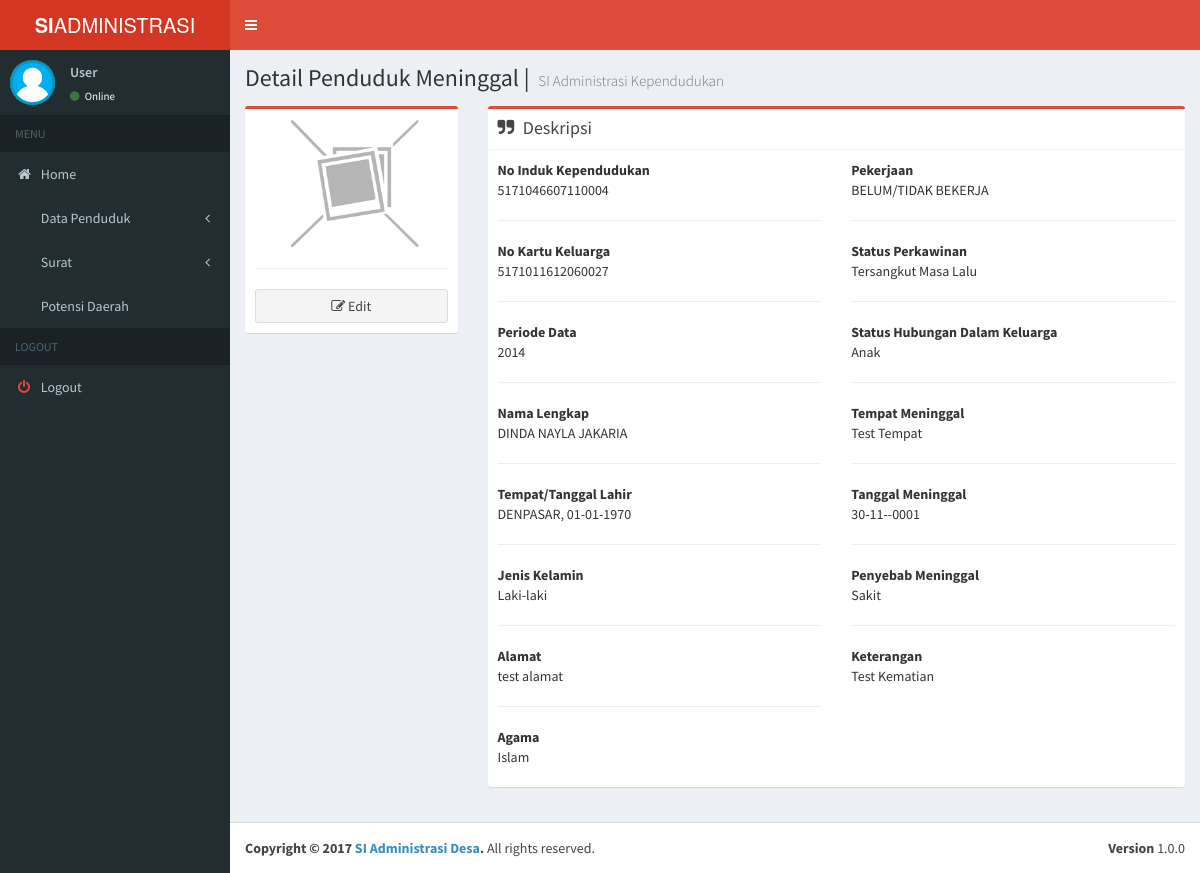
The app's page /index.php/kematian/detail/1 with its own data.
### tables this page shows
CREATE TABLE `t_kematian` (
  `id_kematian` int(11) NOT NULL,
  `id_penduduk` int(11) DEFAULT NULL,
  `tempat_meninggal` varchar(100) DEFAULT NULL,
  `tgl_meninggal` date DEFAULT NULL,
  `penyebab` varchar(255) DEFAULT NULL,
  `keterangan` varchar(255) DEFAULT NULL,
  `created_by` int(11) NOT NULL,
  `created_at` timestamp NOT NULL DEFAULT CURRENT_TIMESTAMP,
  `updated_by` int(11) NOT NULL,
  `updated_at` timestamp NOT NULL DEFAULT '0000-00-00 00:00:00' ON UPDATE CURRENT_TIMESTAMP,
  `status` tinyint(4) NOT NULL DEFAULT '1'
);

CREATE TABLE `t_penduduk` (
  `id_penduduk` int(11) NOT NULL,
  `periode_data` varchar(4) DEFAULT NULL,
  `no_kk` varchar(20) DEFAULT NULL,
  `status_kk` int(11) DEFAULT NULL,
  `nik` varchar(20) DEFAULT NULL,
  `nama` varchar(100) DEFAULT NULL,
  `tempat_lahir` varchar(50) DEFAULT NULL,
  `tgl_lahir` date DEFAULT NULL,
  `jk` tinyint(4) DEFAULT NULL,
  `alamat_saat_ini` varchar(255) DEFAULT NULL,
  `id_agama` int(11) DEFAULT NULL,
  `id_pendidikan` int(11) DEFAULT NULL,
  `pekerjaan` varchar(100) DEFAULT NULL,
  `telepon` varchar(20) DEFAULT NULL,
  `status_kawin` tinyint(4) DEFAULT NULL,
  `nama_ibu` varchar(100) DEFAULT NULL,
  `nama_ayah` varchar(100) DEFAULT NULL,
  `kewarganegaraan` varchar(20) DEFAULT NULL,
  `status_kependudukan` int(11) DEFAULT NULL COMMENT 'penduduk asli, pendatang, pindah, meninggal',
  `foto` varchar(255) DEFAULT NULL,
  `created_by` int(11) NOT NULL,
  `created_at` timestamp NOT NULL DEFAULT CURRENT_TIMESTAMP,
  `updated_by` int(11) NOT NULL,
  `updated_at` timestamp NOT NULL DEFAULT '0000-00-00 00:00:00' ON UPDATE CURRENT_TIMESTAMP,
  `status` tinyint(4) NOT NULL DEFAULT '1'
);

CREATE TABLE `m_agama` (
  `id_agama` int(11) NOT NULL,
  `agama` varchar(20) DEFAULT NULL,
  `status` tinyint(4) DEFAULT NULL
);

CREATE TABLE `m_status_kawin` (
  `id_status_kawin` int(11) NOT NULL,
  `status_kawin` varchar(20) NOT NULL,
  `status` tinyint(4) NOT NULL DEFAULT '1'
);

CREATE TABLE `m_shdk` (
  `id_shdk` int(11) NOT NULL,
  `shdk` varchar(50) DEFAULT NULL,
  `status` tinyint(4) DEFAULT NULL
);

### application/controllers/Kematian.php (called while the page is built, shortened)
<?php
class Kematian extends CI_Controller {
	function __construct()
	{
		$this->load->model('kematian_model', 'kematian', true);
		$this->load->model('penduduk_model', 'penduduk', true);
	}
	public function detail($id)
	{
		$data['data'] = $this->kematian->getdetailkematian($id);
		$data['body'] = $this->load->view('detail_kematian', $data, true);
		$this->load->view('template', $data);
	}
}

### index.php (called while the page is built, shortened)
<?php
require_once BASEPATH.'core/CodeIgniter.php';

### application/models/Kematian_model.php (called while the page is built, shortened)
<?php
class Kematian_model extends CI_Model {
	public function getdetailkematian($id)
	{
		$query = $this->db->query('select k.*,
			p.nama as nama_penduduk, p.nik as nik, p.no_kk, p.pekerjaan, p.periode_data as periode_data, p.foto as foto, p.tgl_lahir, p.tempat_lahir, p.jk, p.alamat_saat_ini, p.status_kk, p.id_agama, p.id_pendidikan, p.telepon, p.status_kawin, p.status_kependudukan, p.kewarganegaraan, p.nama_ayah, p.nama_ibu,
			s.shdk as status_keluarga,
			a.agama,
			pt.pend_akhir as pendidikan,
			sk.status_kawin as status_perkawinan,
			skp.status_kependudukan as status_penduduk
			from t_kematian k
			inner join t_penduduk p on p.id_penduduk=k.id_penduduk
			inner join m_shdk s on s.id_shdk=p.status_kk
			inner join m_agama a on a.id_agama=p.id_agama
			inner join m_pendidikan_terakhir as pt on pt.id_pendidikan=p.id_pendidikan
			left join m_status_kawin as sk on sk.id_status_kawin=p.status_kawin
			left join m_status_kependudukan as skp on skp.id_status_kependudukan=p.status_kependudukan
			where k.status <> 0 and id_kematian='.$id);
		if($query->num_rows() == 1)
		{
			return $query->result();
		}
		else
		{
			return false;
		}
	}
}

### application/views/detail_kematian.php (the view, shortened to what this page needs)
<div class="content-wrapper">
  <section class="content-header">
    <h1>
      Detail Penduduk Meninggal |
      <small>SI Administrasi Kependudukan</small>
    </h1>
  </section>
    <section class="content">
      <div class="row">
      <?php
        if(is_object($data) || is_array($data)) :
          foreach ($data as $row) :
      ?>
        <div class="col-md-3">
          <div class="box box-danger">
            <div class="box-body box-profile">
              <img style="margin: 0 auto;" class="img-responsive"
              <?php
                if(is_null($row->foto) || $row->foto=="") :
              ?>
              src="<?=base_url()?>assets/dist/img/no-image.jpg"
              <?php
                else:
              ?>
              src="<?=base_url()?>assets/img/fotopenduduk/<?=$row->foto?>"
              <?php
                endif;
              ?>
              alt="Program Picture">
              <hr/>
              <button type="button" class="btn btn-default btn-block" onClick="window.location.href='<?=site_url('kematian/edit/'.$row->id_kematian)?>'">
                <i class="fa fa-edit"></i> Edit
              </button>
            </div>
          </div>
        </div>
        <div class="col-md-9">
          <div class="box box-danger">
            <div class="box-header with-border">
              <h3 class="box-title"><i class="fa fa-quote-right margin-r-5"></i> Deskripsi</h3>
            </div>
            <div class="box-body">
              <div class="row">
                <div class="col-md-6">
                  <strong>No Induk Kependudukan</strong>
                  <p><?=$row->nik?></p>
                  <hr/>
                  <strong>No Kartu Keluarga</strong>
                  <p><?=$row->no_kk?></p>
                  <hr/>
                  <strong>Periode Data</strong>
                  <p><?=$row->periode_data?></p>
                  <hr/>
                  <strong>Nama Lengkap</strong>
                  <p><?=$row->nama_penduduk?></p>
                  <hr/>
                  <strong>Tempat/Tanggal Lahir</strong>
                  <p>
                    <?php
                      $date=date_create($row->tgl_lahir);
                      $newdate=date_format($date,"d-m-Y");
                      echo $row->tempat_lahir . ", " . $newdate;
                    ?>
                  </p>
                  <hr/>
                  <strong>Jenis Kelamin</strong>
                  <p>
                    <?php
                      if($row->jk == 1) :
                        echo "Laki-laki";
                      else:
                        echo "Perempuan";
                      endif;
                    ?>
                  </p>
                  <hr/>
                  <strong>Alamat</strong>
                  <p>
                    <?php
                      if(is_null($row->alamat_saat_ini) || $row->alamat_saat_ini=="") :
                        echo "-";
                      else:
                        echo $row->alamat_saat_ini;
                      endif;
                    ?>
                  </p>
                  <hr/>
                  <strong>Agama</strong>
                  <p><?=$row->agama?></p>
                </div>
                <div class="col-md-6">
                  <strong>Pekerjaan</strong>
                  <p>
                    <?php
                      if(is_null($row->pekerjaan) || $row->pekerjaan=="") :
                        echo "-";
                      else:
                        echo $row->pekerjaan;
                      endif;
                    ?>
                  </p>
                  <hr/>
                  <strong>Status Perkawinan</strong>
                  <p><?=$row->status_perkawinan?></p>
                  <hr/>
                  <strong>Status Hubungan Dalam Keluarga</strong>
                  <p><?=$row->status_keluarga?></p>
                  <hr/>
                  <strong>Tempat Meninggal</strong>
                  <p><?=$row->tempat_meninggal?></p>
                  <hr/>
                  <strong>Tanggal Meninggal</strong>
                  <p>
                    <?php
                      $date=date_create($row->tgl_meninggal);
                      $newdate=date_format($date,"d-m-Y");
                      echo $newdate;
                    ?>
                  </p>
                  <hr/>
                  <strong>Penyebab Meninggal</strong>
                  <p><?=$row->penyebab?></p>
                  <hr/>
                  <strong>Keterangan</strong>
                  <p><?=$row->keterangan?></p>
                </div>
              </div>
            </div>
          </div>
        </div>
      <?php
          endforeach;
        endif;
      ?>
      </div>
    </section>
</div>

### records on screen
t_kematian: id_penduduk.nik "5171046607110004", id_penduduk.no_kk "5171011612060027", id_penduduk.periode_data "2014", id_penduduk.nama "DINDA NAYLA JAKARIA", id_penduduk.tempat_lahir "DENPASAR", id_penduduk.tgl_lahir "01-01-1970", id_penduduk.alamat_saat_ini "test alamat", m_agama.agama "Islam", id_penduduk.pekerjaan "BELUM/TIDAK BEKERJA", m_status_kawin.status_kawin "Tersangkut Masa Lalu", m_shdk.shdk "Anak", tempat_meninggal "Test Tempat", tgl_meninggal "30-11--0001", penyebab "Sakit", keterangan "Test Kematian"
